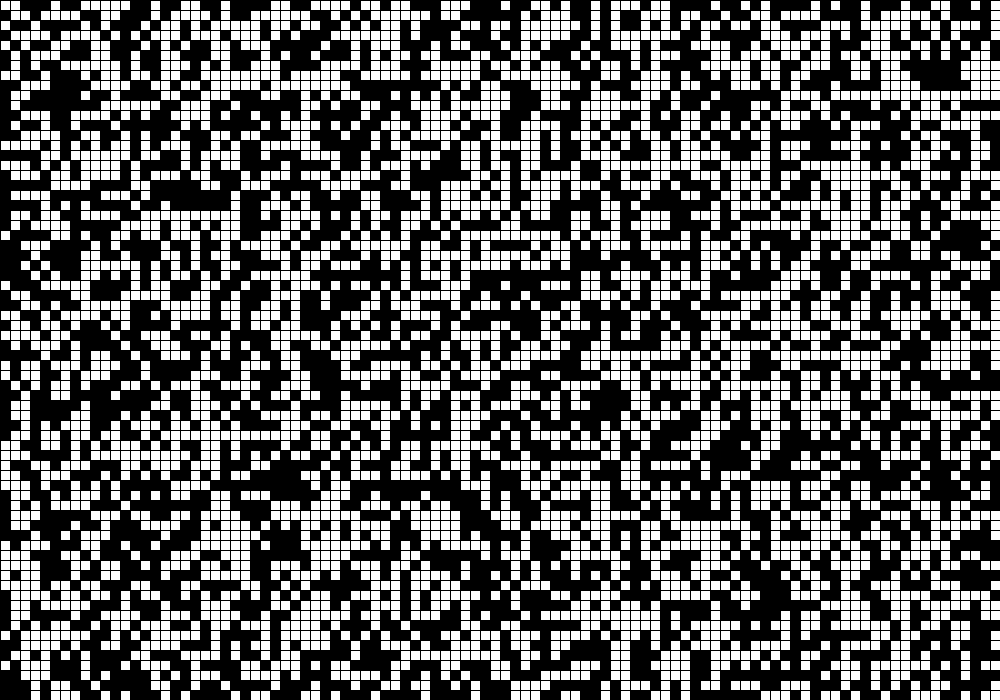
Frame 1 (no input)
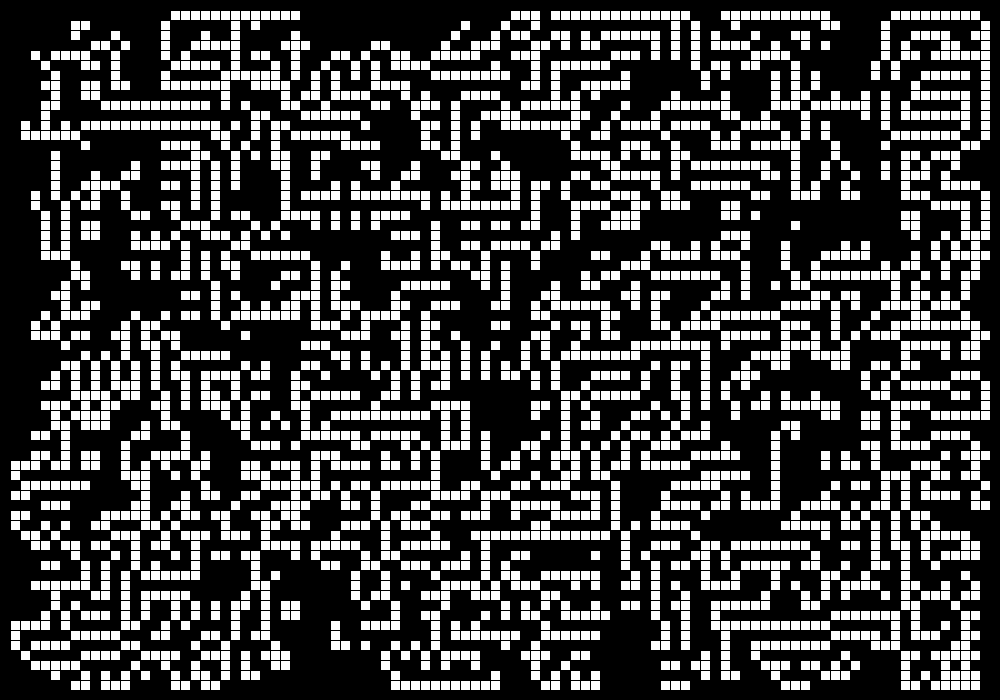
Frame 60 (the mouse pressed at the canvas centre just before this capture)
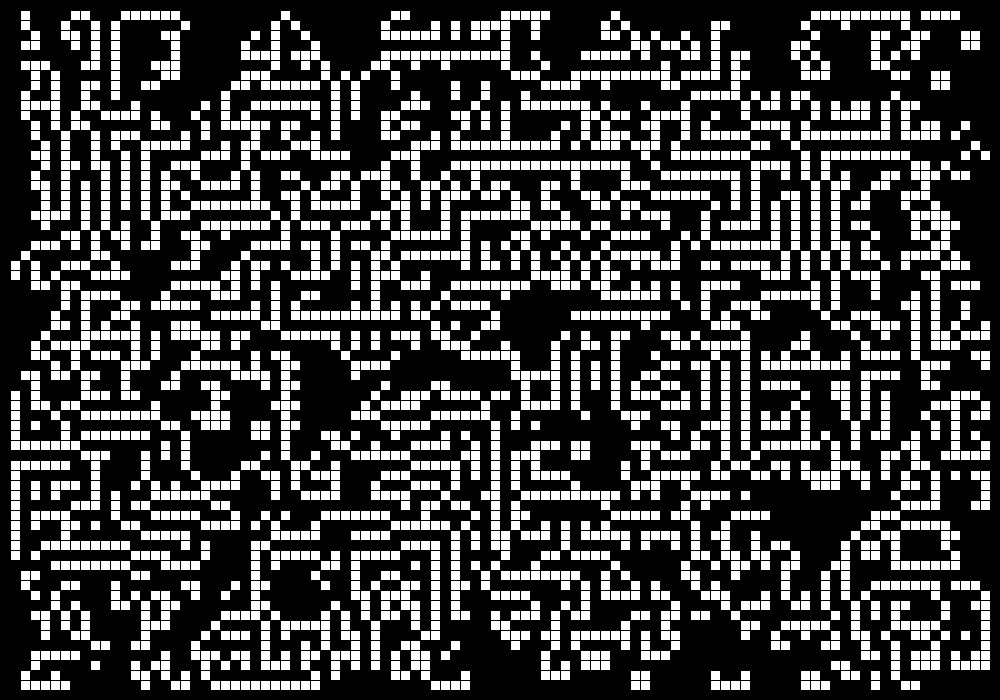
Frame 120 (the mouse held since frame 60 and released just before this capture)

The Processing sketch that drew these frames (run headless with seeded random() and noise(); from frame 60 on, the mouse is pressed at the canvas centre):

// Processing sketch: El_juego_de_la_vida
// ── El_juego_de_la_vida.pde
int rows=100,columns=70;
int[][]grid=new int[rows][columns];
int[][]nextG= new int[rows][columns];
void setup(){
  //Initial matrix
  size(1000,700);
  Array2D();
}

void draw(){
  nextG=grid;
  background(0);
  frameRate(30);
//--------------------------------------
//Showing the space
  for(int i=0;i<rows;i++){
    for (int j=0;j<columns;j++){
      int x=i*10;
      int y=j*10;
      if (nextG[i][j]==1){
        fill(255);
       // stroke(#2540E5); //COLOR DE LINEAS AZUL
      }else{fill(0);}
      rect(x,y,10,10);
    }
  }
//---------------------------------
//Delimitation
  for(int i=0;i<rows;i++){grid[i][0]=0;}
  for(int j=0;j<columns;j++){grid[0][j]=0;}
  for(int i=0;i<rows;i++){grid[i][columns-1]=0;}
  for(int j=0;j<columns;j++){grid[rows-1][j]=0;}
//--------------------------------------
//Next Gen
//Count of live neighbours-----
  for(int i=0;i<rows;i++){
    for (int j=0;j<columns;j++){
      //If its not an edge:
      if(i>0 && j>0 && i<rows-1 && j<columns-1){
        int sum=0;
        sum+=grid[i-1][j-1];
        sum+=grid[i-1][j];
        sum+=grid[i-1][j+1];
        sum+=grid[i][j-1];
        sum+=grid[i][j+1];
        sum+=grid[i+1][j-1];
        sum+=grid[i+1][j];
        sum+=grid[i+1][j+1];
        
        if (grid[i][j]==1 && sum<2){
          nextG[i][j]=0; //The alive cell dies if there are less than 2 neighbours.
        }
        if (grid[i][j]==1 && sum>3){
          nextG[i][j]=0;//The alive cell dies if there are more than 3 neighbours.
        }
        if (grid[i][j]==1 && (sum==3 && sum==2) ){
          nextG[i][j]=1;//The alive cell stays alive with 2 or 3 neighbours.
        }
        if (grid[i][j]==0 && sum==3){
          nextG[i][j]=1;//The dead cell lives if has 3 neighbours.
        }
      }
    }
  }
  grid=nextG;
}
//Array in two dimentions which gives the first state of cells.
void Array2D(){
  for(int i=0;i<rows;i++){
    for (int j=0;j<columns;j++){
      grid[i][j]=floor(random(2));
    }
  }
}
